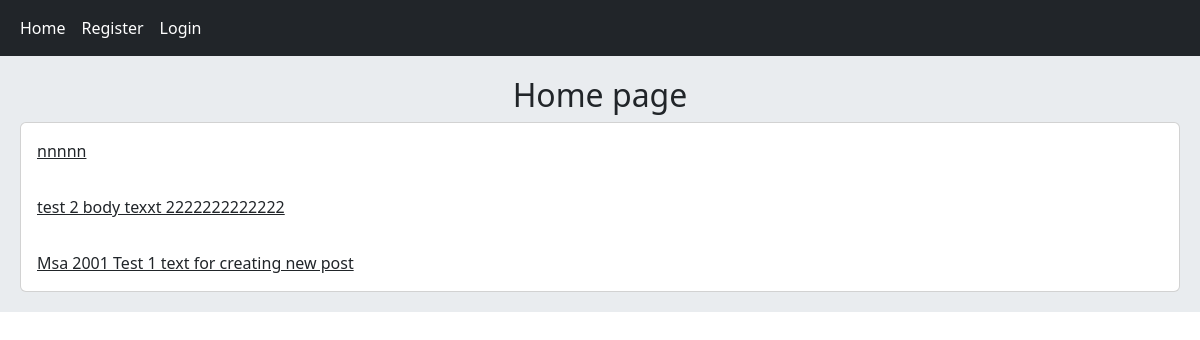
The app's page /, older data.
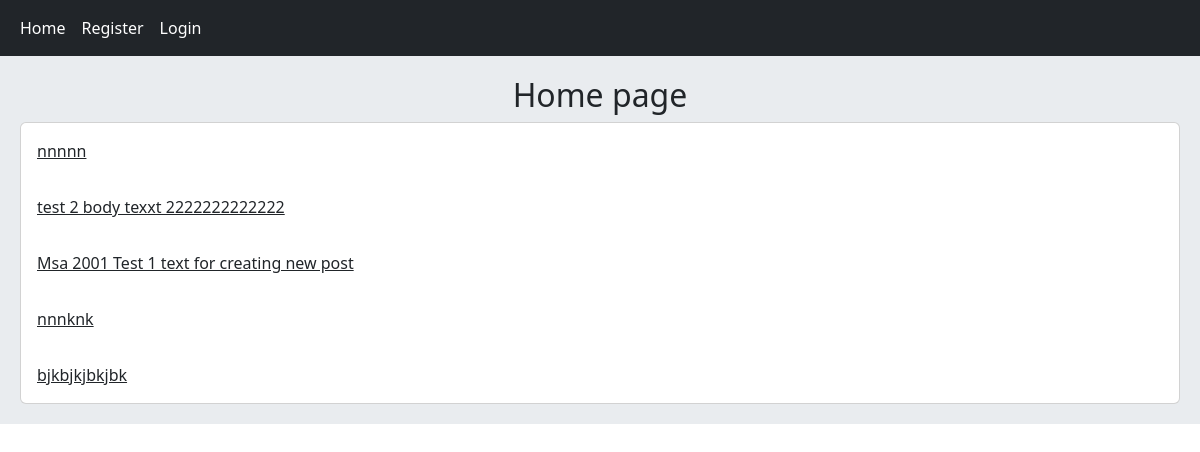
The same page, newer data.
### home/models.py (models this page shows, shortened)
class Post(models.Model):
    user = models.ForeignKey(User, on_delete=models.CASCADE)
    title = models.CharField(max_length=50)
    body = models.TextField(max_length=1000)
    slug = models.SlugField()
    created = models.DateTimeField(auto_now_add=True)
    updated = models.DateTimeField(auto_now=True)
    def get_absolute_url(self):
        return reverse('home:post_detail', args=[self.id, self.slug])

### home/views.py (the view)
# urls.py: path('', views.HomeView.as_view(), name='home'),
class HomeView(View):
    def get(self, request):
        posts = Post.objects.all()
        return render(request, 'home/index.html', {'posts': posts})

### home/templates/home/index.html
{% extends 'base.html' %}
{% block content %}
    <h2 class="text-center">Home page</h2>
    <div class="card">
    {% for post in posts %}
        <a class="card-body" href="{{ post.get_absolute_url }}">{{ post.body|truncatewords:10 }}</a>
    {% endfor %}
    </div>
{% endblock %}

Row changes from the older to the newer data that the page shows:
added Post: body "nnnknk"
added Post: body "bjkbjkjbkjbk"
